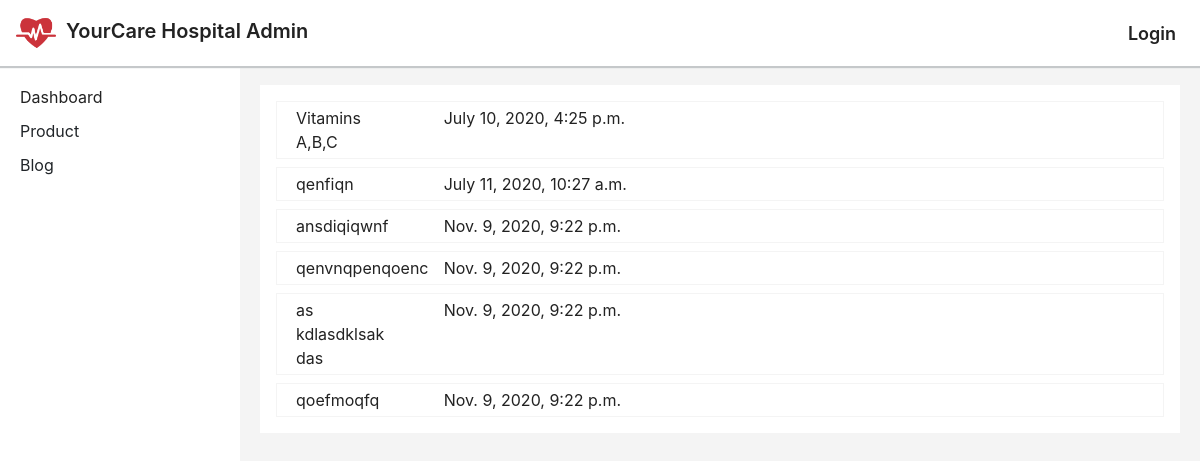
The app's page /staff/blog, older data.
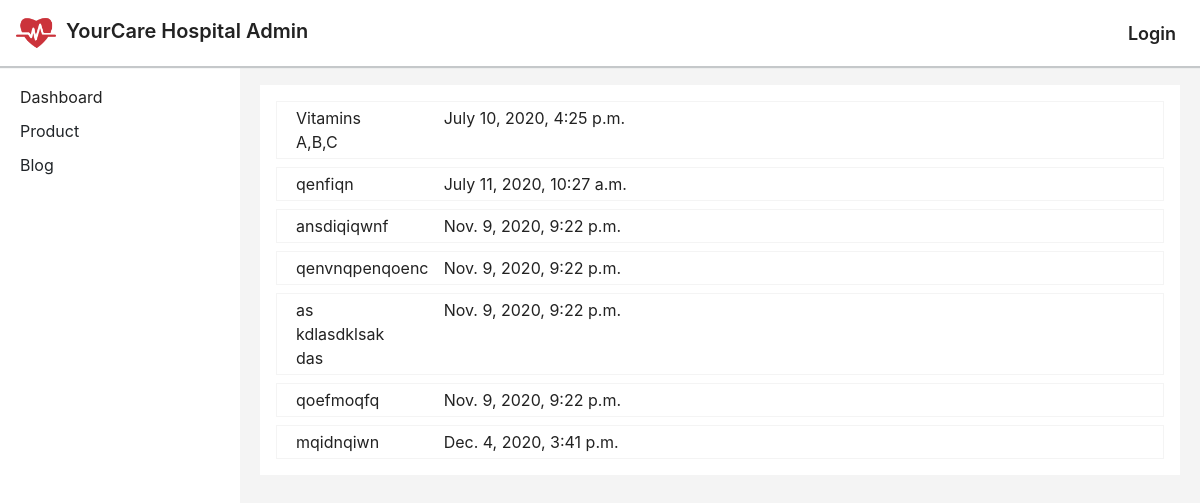
The same page, newer data.
### home/models.py (models this page shows, shortened)
class FoodBlog(models.Model):
	title = models.CharField(max_length=255, blank=True, default='')
	date = models.DateTimeField(default=datetime.datetime.now(), blank=True)
	post_image = models.ImageField(upload_to='blog_images', null=True, blank=True)
	formatted_image = ImageSpecField(source='post_image', processors=[ResizeToFill(220,220)], format='JPEG', options={'quality':90})
	description = RichTextField(max_length=1000, null=True, blank=True)
	slug = models.SlugField(unique=True,blank=True, default='')

### staff/views.py (the view)
# urls.py: path('blog', views.Blog.as_view(), name='blog'),
class Blog(View):
	template_name = 'staff/blog/blog.html'
	def get(self, request):
		blogs = store_model.FoodBlog.objects.all()
		contexts = {
			'blogs':blogs,
		}
		return render(request, self.template_name, contexts)

### staff/templates/staff/blog/blog.html (shortened to what this page needs)
{% extends 'base_staff.html' %}
{% block content %}
<div style="background-color: #fff; margin:20px;">
	<div class="p-2">
	{% for blog in blogs %}
		<a href="{% url 'home:food_blog_post' blog.slug %}">
			<div class="row m-2" style="border: 1px solid #f4f4f4;">
				<div class="col-md-2">
					<div class="p-1">{{blog.title}}</div>
				</div>
				<div class="col-md-3">
					<div class="p-1">{{blog.date}}</div>
				</div>
			</div>
		</a>
	{% endfor %}
	</div>
</div>
{% endblock %}

Row changes from the older to the newer data that the page shows:
added FoodBlog: title "mqidnqiwn", date "Dec. 4, 2020, 3:41 p.m."
